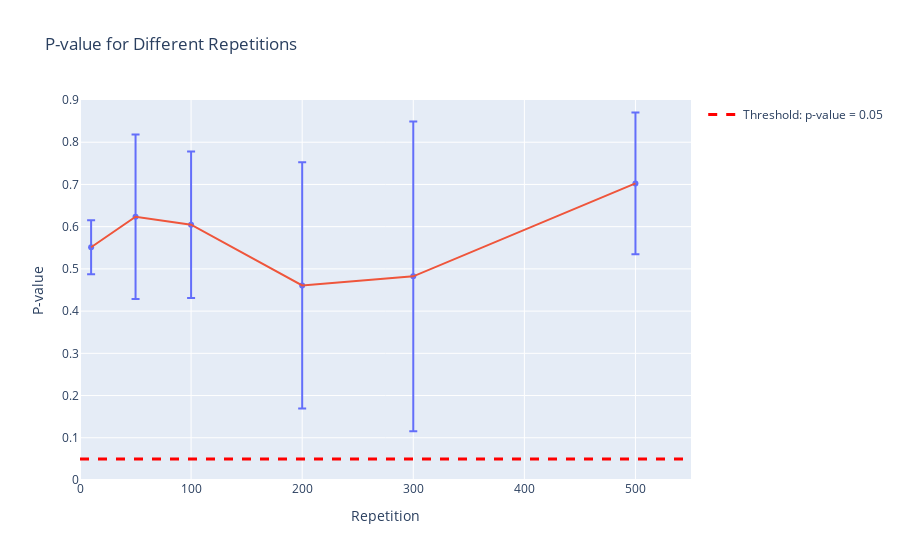

Write notebook code for a chart like this one.
### Code cell
# Create a dot plot with error bars for standard deviations
fig_repeat_pvalue = px.scatter(x=repeats, y=p_value_repeat_mean_values,
                             labels={'x': 'Repetition', 'y': 'P-value'},
                             title='P-value for Different Repetitions',
                             error_y=p_value_repeat_std_dev_values)

fig_repeat_pvalue.add_scatter(x=repeats, y=p_value_repeat_mean_values, mode='lines', showlegend=False)

# Add a horizontal line at y=0.05
fig_repeat_pvalue.add_scatter(x=[0, 550], y=[0.05, 0.05],
                              mode='lines', line=dict(color='red', dash='dash', width=3),
                              name='Threshold: p-value = 0.05')
# Save the plot as a PDF
# fig_repeat_pvalue.write_image("P_value_length_time.pdf")
fig_repeat_pvalue.update_yaxes(range=[0, 0.9])
fig_repeat_pvalue.update_xaxes(range=[0, 550])

# Show the plot
fig_repeat_pvalue.show()

### Figure 1 — Plotly figure (JSON) as saved in the notebook; plotly's stock layout.template omitted (floating-point values rounded to 4 significant figures)
{"data": [{"error_y": {"array": [0.06398, 0.1945, 0.1734, 0.2918, 0.3668, 0.1679]}, "hovertemplate": "Repetition=%{x}<br>P-value=%{y}<extra></extra>", "legendgroup": "", "marker": {"color": "#636efa", "symbol": "circle"}, "mode": "markers", "name": "", "orientation": "v", "showlegend": false, "type": "scatter", "x": [10, 50, 100, 200, 300, 500], "xaxis": "x", "y": [0.5512, 0.6235, 0.6046, 0.4609, 0.4823, 0.7024], "yaxis": "y"}, {"mode": "lines", "showlegend": false, "type": "scatter", "x": [10, 50, 100, 200, 300, 500], "y": [0.5512, 0.6235, 0.6046, 0.4609, 0.4823, 0.7024]}, {"line": {"color": "red", "dash": "dash", "width": 3}, "mode": "lines", "name": "Threshold: p-value = 0.05", "type": "scatter", "x": [0, 550], "y": [0.05, 0.05]}], "layout": {"legend": {"tracegroupgap": 0}, "title": {"text": "P-value for Different Repetitions"}, "xaxis": {"anchor": "y", "domain": [0, 1], "range": [0, 550], "title": {"text": "Repetition"}}, "yaxis": {"anchor": "x", "domain": [0, 1], "range": [0, 0.9], "title": {"text": "P-value"}}}}
